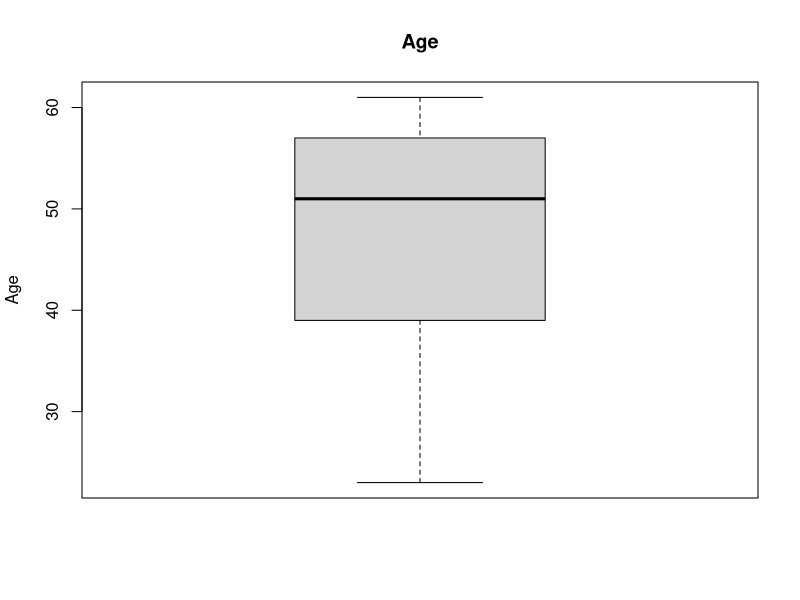
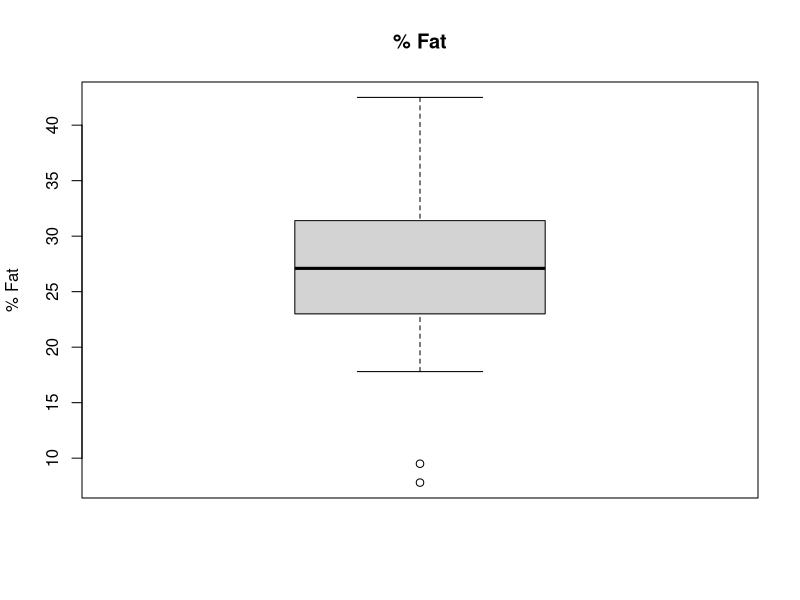
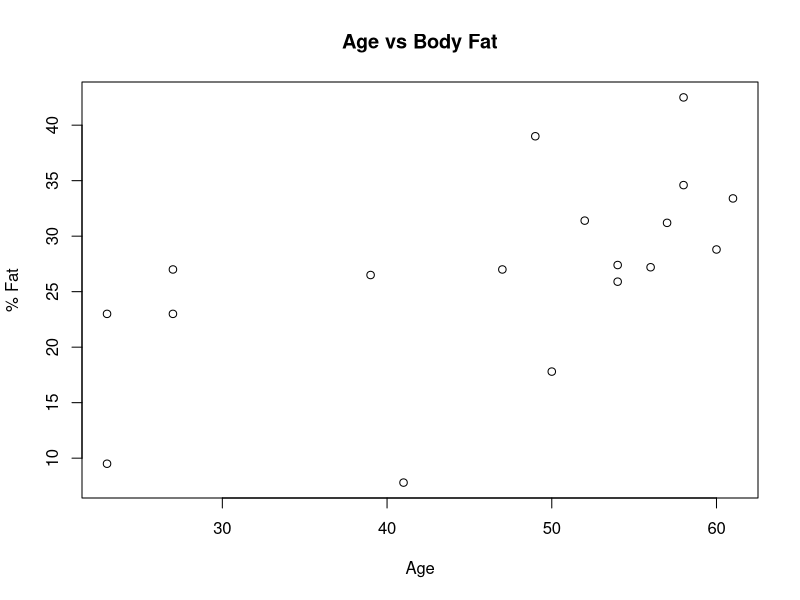
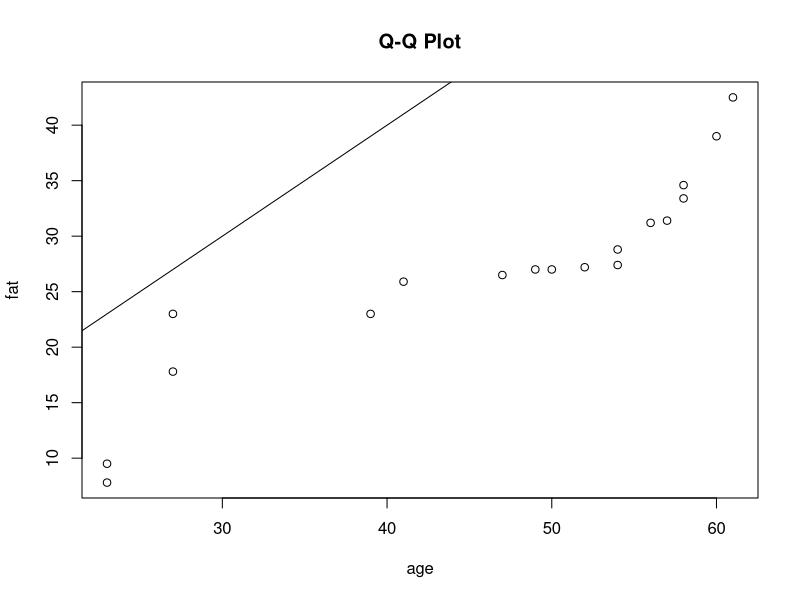

Recreate these plots in R, in order.
age <- c(23,23,27,27,39,41,47,49,50,52,54,54,56,57,58,58,60,61)
fat <- c(9.5,23,23,27,26.5,7.8,27,39,17.8,
         31.4,25.9,27.4,27.2,31.2,34.6,42.5,28.8,33.4)

# (a) Mean, Median, Standard Deviation
mean(age)
median(age)
sd(age)

mean(fat)
median(fat)
sd(fat)

# (b) Boxplots
boxplot(age, main="Age", ylab="Age")
boxplot(fat, main="% Fat", ylab="% Fat")

# (c) Scatter plot
plot(age, fat, main="Age vs Body Fat",
     xlab="Age", ylab="% Fat")

# Q-Q plots
qqplot(age, fat, main="Q-Q Plot")
abline(0, 1)
